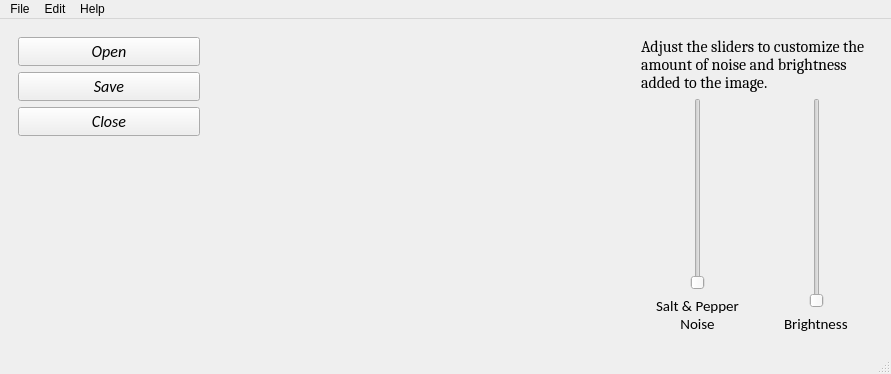
<?xml version="1.0" encoding="UTF-8"?>
<ui version="4.0">
 <class>MainWindow</class>
 <widget class="QMainWindow" name="MainWindow">
  <property name="geometry">
   <rect>
    <x>0</x>
    <y>0</y>
    <width>891</width>
    <height>374</height>
   </rect>
  </property>
  <property name="sizePolicy">
   <sizepolicy hsizetype="Preferred" vsizetype="Minimum">
    <horstretch>0</horstretch>
    <verstretch>0</verstretch>
   </sizepolicy>
  </property>
  <property name="minimumSize">
   <size>
    <width>536</width>
    <height>374</height>
   </size>
  </property>
  <property name="windowTitle">
   <string>MainWindow</string>
  </property>
  <widget class="QWidget" name="centralwidget">
   <layout class="QHBoxLayout" name="horizontalLayout">
    <item>
     <widget class="QWidget" name="widget" native="true">
      <property name="sizePolicy">
       <sizepolicy hsizetype="Preferred" vsizetype="Minimum">
        <horstretch>0</horstretch>
        <verstretch>0</verstretch>
       </sizepolicy>
      </property>
      <property name="minimumSize">
       <size>
        <width>200</width>
        <height>0</height>
       </size>
      </property>
      <property name="maximumSize">
       <size>
        <width>200</width>
        <height>16777215</height>
       </size>
      </property>
      <layout class="QVBoxLayout" name="verticalLayout">
       <item>
        <widget class="QPushButton" name="pushButton">
         <property name="sizePolicy">
          <sizepolicy hsizetype="Minimum" vsizetype="Preferred">
           <horstretch>0</horstretch>
           <verstretch>0</verstretch>
          </sizepolicy>
         </property>
         <property name="font">
          <font>
           <family>Calibri</family>
           <pointsize>12</pointsize>
           <italic>true</italic>
          </font>
         </property>
         <property name="text">
          <string>Open</string>
         </property>
        </widget>
       </item>
       <item>
        <widget class="QPushButton" name="pushButton_2">
         <property name="sizePolicy">
          <sizepolicy hsizetype="Minimum" vsizetype="Preferred">
           <horstretch>0</horstretch>
           <verstretch>0</verstretch>
          </sizepolicy>
         </property>
         <property name="font">
          <font>
           <family>Calibri</family>
           <pointsize>12</pointsize>
           <italic>true</italic>
          </font>
         </property>
         <property name="text">
          <string>Save</string>
         </property>
        </widget>
       </item>
       <item>
        <widget class="QPushButton" name="pushButton_3">
         <property name="sizePolicy">
          <sizepolicy hsizetype="Minimum" vsizetype="Preferred">
           <horstretch>0</horstretch>
           <verstretch>0</verstretch>
          </sizepolicy>
         </property>
         <property name="font">
          <font>
           <family>Calibri</family>
           <pointsize>12</pointsize>
           <italic>true</italic>
          </font>
         </property>
         <property name="text">
          <string>Close</string>
         </property>
        </widget>
       </item>
       <item>
        <spacer name="verticalSpacer">
         <property name="orientation">
          <enum>Qt::Vertical</enum>
         </property>
         <property name="sizeHint" stdset="0">
          <size>
           <width>20</width>
           <height>176</height>
          </size>
         </property>
        </spacer>
       </item>
      </layout>
     </widget>
    </item>
    <item>
     <widget class="QWidget" name="widget_2" native="true">
      <layout class="QGridLayout" name="gridLayout">
       <item row="0" column="0">
        <widget class="QLabel" name="label">
         <property name="text">
          <string/>
         </property>
         <property name="pixmap">
          <pixmap>../../eye_chart.png</pixmap>
         </property>
         <property name="scaledContents">
          <bool>false</bool>
         </property>
         <property name="alignment">
          <set>Qt::AlignCenter</set>
         </property>
        </widget>
       </item>
      </layout>
     </widget>
    </item>
    <item>
     <widget class="QWidget" name="widget_3" native="true">
      <property name="minimumSize">
       <size>
        <width>250</width>
        <height>0</height>
       </size>
      </property>
      <property name="maximumSize">
       <size>
        <width>250</width>
        <height>16777215</height>
       </size>
      </property>
      <layout class="QVBoxLayout" name="verticalLayout_3">
       <item>
        <layout class="QVBoxLayout" name="verticalLayout_2">
         <item>
          <widget class="QLabel" name="label_4">
           <property name="font">
            <font>
             <family>Cambria</family>
             <pointsize>12</pointsize>
            </font>
           </property>
           <property name="text">
            <string>Adjust the sliders to customize the amount of noise and brightness added to the image. </string>
           </property>
           <property name="wordWrap">
            <bool>true</bool>
           </property>
          </widget>
         </item>
         <item>
          <layout class="QHBoxLayout" name="horizontalLayout_2">
           <item>
            <layout class="QGridLayout" name="gridLayout_2">
             <item row="0" column="0">
              <spacer name="horizontalSpacer">
               <property name="orientation">
                <enum>Qt::Horizontal</enum>
               </property>
               <property name="sizeHint" stdset="0">
                <size>
                 <width>13</width>
                 <height>20</height>
                </size>
               </property>
              </spacer>
             </item>
             <item row="0" column="1">
              <widget class="QSlider" name="verticalSlider">
               <property name="orientation">
                <enum>Qt::Vertical</enum>
               </property>
              </widget>
             </item>
             <item row="0" column="2">
              <spacer name="horizontalSpacer_3">
               <property name="orientation">
                <enum>Qt::Horizontal</enum>
               </property>
               <property name="sizeHint" stdset="0">
                <size>
                 <width>13</width>
                 <height>20</height>
                </size>
               </property>
              </spacer>
             </item>
             <item row="1" column="0" colspan="3">
              <widget class="QLabel" name="label_2">
               <property name="font">
                <font>
                 <family>Calibri</family>
                 <pointsize>11</pointsize>
                </font>
               </property>
               <property name="text">
                <string>Salt &amp; Pepper Noise</string>
               </property>
               <property name="alignment">
                <set>Qt::AlignCenter</set>
               </property>
               <property name="wordWrap">
                <bool>true</bool>
               </property>
              </widget>
             </item>
            </layout>
           </item>
           <item>
            <layout class="QGridLayout" name="gridLayout_3">
             <item row="0" column="3" colspan="2">
              <spacer name="horizontalSpacer_6">
               <property name="orientation">
                <enum>Qt::Horizontal</enum>
               </property>
               <property name="sizeHint" stdset="0">
                <size>
                 <width>28</width>
                 <height>20</height>
                </size>
               </property>
              </spacer>
             </item>
             <item row="0" column="0" colspan="2">
              <spacer name="horizontalSpacer_5">
               <property name="orientation">
                <enum>Qt::Horizontal</enum>
               </property>
               <property name="sizeHint" stdset="0">
                <size>
                 <width>28</width>
                 <height>20</height>
                </size>
               </property>
              </spacer>
             </item>
             <item row="1" column="1" colspan="3">
              <widget class="QLabel" name="label_3">
               <property name="font">
                <font>
                 <family>Calibri</family>
                 <pointsize>11</pointsize>
                </font>
               </property>
               <property name="text">
                <string>Brightness</string>
               </property>
              </widget>
             </item>
             <item row="1" column="4">
              <spacer name="horizontalSpacer_4">
               <property name="orientation">
                <enum>Qt::Horizontal</enum>
               </property>
               <property name="sizeHint" stdset="0">
                <size>
                 <width>13</width>
                 <height>20</height>
                </size>
               </property>
              </spacer>
             </item>
             <item row="0" column="2">
              <widget class="QSlider" name="verticalSlider_2">
               <property name="orientation">
                <enum>Qt::Vertical</enum>
               </property>
              </widget>
             </item>
             <item row="1" column="0">
              <spacer name="horizontalSpacer_2">
               <property name="orientation">
                <enum>Qt::Horizontal</enum>
               </property>
               <property name="sizeHint" stdset="0">
                <size>
                 <width>13</width>
                 <height>20</height>
                </size>
               </property>
              </spacer>
             </item>
            </layout>
           </item>
          </layout>
         </item>
        </layout>
       </item>
      </layout>
     </widget>
    </item>
   </layout>
  </widget>
  <widget class="QMenuBar" name="menubar">
   <property name="geometry">
    <rect>
     <x>0</x>
     <y>0</y>
     <width>891</width>
     <height>22</height>
    </rect>
   </property>
   <widget class="QMenu" name="menuFile">
    <property name="title">
     <string>File</string>
    </property>
   </widget>
   <widget class="QMenu" name="menuEdit">
    <property name="title">
     <string>Edit</string>
    </property>
   </widget>
   <widget class="QMenu" name="menuHelp">
    <property name="title">
     <string>Help</string>
    </property>
   </widget>
   <addaction name="menuFile"/>
   <addaction name="menuEdit"/>
   <addaction name="menuHelp"/>
  </widget>
  <widget class="QStatusBar" name="statusbar"/>
 </widget>
 <resources/>
 <connections>
  <connection>
   <sender>verticalSlider</sender>
   <signal>valueChanged(int)</signal>
   <receiver>label</receiver>
   <slot>setNum(int)</slot>
   <hints>
    <hint type="sourcelabel">
     <x>424</x>
     <y>218</y>
    </hint>
    <hint type="destinationlabel">
     <x>376</x>
     <y>216</y>
    </hint>
   </hints>
  </connection>
  <connection>
   <sender>verticalSlider_2</sender>
   <signal>valueChanged(int)</signal>
   <receiver>label</receiver>
   <slot>clear()</slot>
   <hints>
    <hint type="sourcelabel">
     <x>479</x>
     <y>261</y>
    </hint>
    <hint type="destinationlabel">
     <x>375</x>
     <y>251</y>
    </hint>
   </hints>
  </connection>
  <connection>
   <sender>pushButton</sender>
   <signal>clicked()</signal>
   <receiver>label</receiver>
   <slot>clear()</slot>
   <hints>
    <hint type="sourcelabel">
     <x>90</x>
     <y>55</y>
    </hint>
    <hint type="destinationlabel">
     <x>118</x>
     <y>53</y>
    </hint>
   </hints>
  </connection>
  <connection>
   <sender>pushButton_2</sender>
   <signal>clicked()</signal>
   <receiver>label</receiver>
   <slot>clear()</slot>
   <hints>
    <hint type="sourcelabel">
     <x>76</x>
     <y>83</y>
    </hint>
    <hint type="destinationlabel">
     <x>117</x>
     <y>79</y>
    </hint>
   </hints>
  </connection>
 </connections>
</ui>
